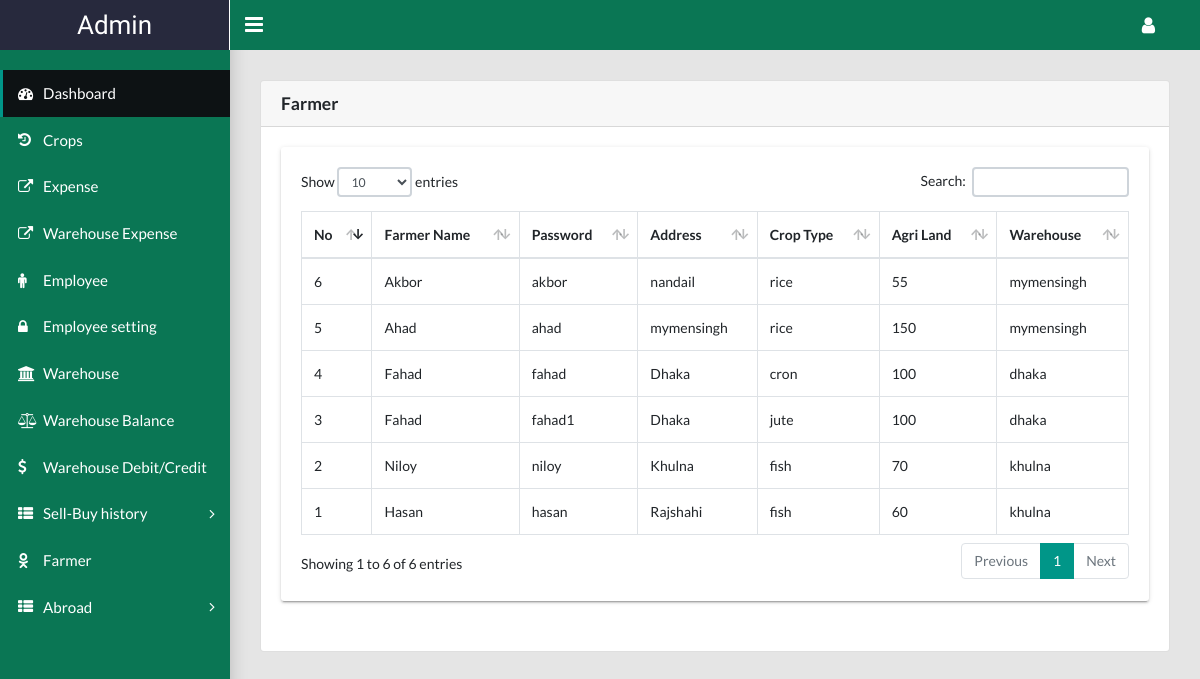
Page /admin/farmer.php (signed in) on the committed database.
### tables this page shows
CREATE TABLE `farmer` (
  `id` int(11) NOT NULL,
  `username` varchar(50) NOT NULL,
  `password` varchar(50) NOT NULL,
  `warehouse` varchar(100) NOT NULL,
  `cropType` varchar(100) NOT NULL,
  `agriLand` double NOT NULL,
  `address` text NOT NULL
);

### lib/Database.php (called while the page is built, shortened)
<?php
Class Database{
		private $host   = "localhost";
	private $user   = "root";
	private $pass   = "";
	private $dbname = "e_agri";
	public $link;
	private function connectDB(){
	$this->link = new mysqli($this->host, $this->user, $this->pass, $this->dbname);
 }
	public function select($query){
		$result = $this->link->query($query) or die($this->link->error.__LINE__);
		if($result->num_rows > 0){
			return $result;
		} else {
			return false;
		}
	}
}

### admin/farmer.php (the view, shortened to what this page needs)
<?php include './header.php'; ?>
<?php include './side.php'; ?>
<main class="app-content">
    <div class="bs-component">
        <div class="card">
            <h5 class="card-header">Farmer</h5>
            <div class="card-body">
                <div class="row">
                    <div class="col-lg-12">
                    	<div class="tile">
                            <div class="tile-body">
                                <div class="table-responsive">
                                    <table class="table table-hover table-bordered" id="sampleTable">
                                    	<thead>
                                            <tr>
                                                <th>No</th>
                                                <th>Farmer Name</th>
                                                <th>Password</th>
                                                <th>Address</th>
                                                <th>Crop Type</th>
                                                <th>Agri Land</th>
                                                <th>Warehouse</th>
                                            </tr>
                                        </thead>
                                        <tbody>
                                        	<?php
                                        	$i=0;
                                        	    $query = "SELECT * FROM farmer ORDER BY id DESC";
                                                $result = $db->select($query);
                                                if($result){
                                    	            while($resultRow = $result->fetch_assoc()){
                                    	            	$i++;
                                        	        ?>
                                        	        <tr>
                                                        <th><?php echo $i; ?></th>
                                                        <th><?php echo $resultRow['username']; ?></th>
                                                        <th><?php echo $resultRow['password']; ?></th>
                                                        <th><?php echo $resultRow['address']; ?></th>
                                                        <th><?php echo $resultRow['cropType']; ?></th>
                                                        <th><?php echo $resultRow['agriLand']; ?></th>
                                                        <th><?php echo $resultRow['warehouse']; ?></th>
                                                    </tr>
                                                    <?php
                                                    }
                                                }
                                            ?>
                                        </tbody>
                                    </table>
                                </div>
                            </div>
                        </div>
                    </div>
                </div>
            </div>
        </div>
    </div>
</main>
<?php include './footer.php'; ?>

### admin/farmer.php (style rules this page uses)
tbody tr th { font-weight: normal; }

### rows in the picture
farmer: username "Hasan", password "hasan", address "Rajshahi", cropType "fish", agriLand "60", warehouse "khulna"
farmer: username "Niloy", password "niloy", address "Khulna", cropType "fish", agriLand "70", warehouse "khulna"
farmer: username "Fahad", password "fahad1", address "Dhaka", cropType "jute", agriLand "100", warehouse "dhaka"
farmer: username "Fahad", password "fahad", address "Dhaka", cropType "cron", agriLand "100", warehouse "dhaka"
farmer: username "Ahad", password "ahad", address "mymensingh", cropType "rice", agriLand "150", warehouse "mymensingh"
farmer: username "Akbor", password "akbor", address "nandail", cropType "rice", agriLand "55", warehouse "mymensingh"
